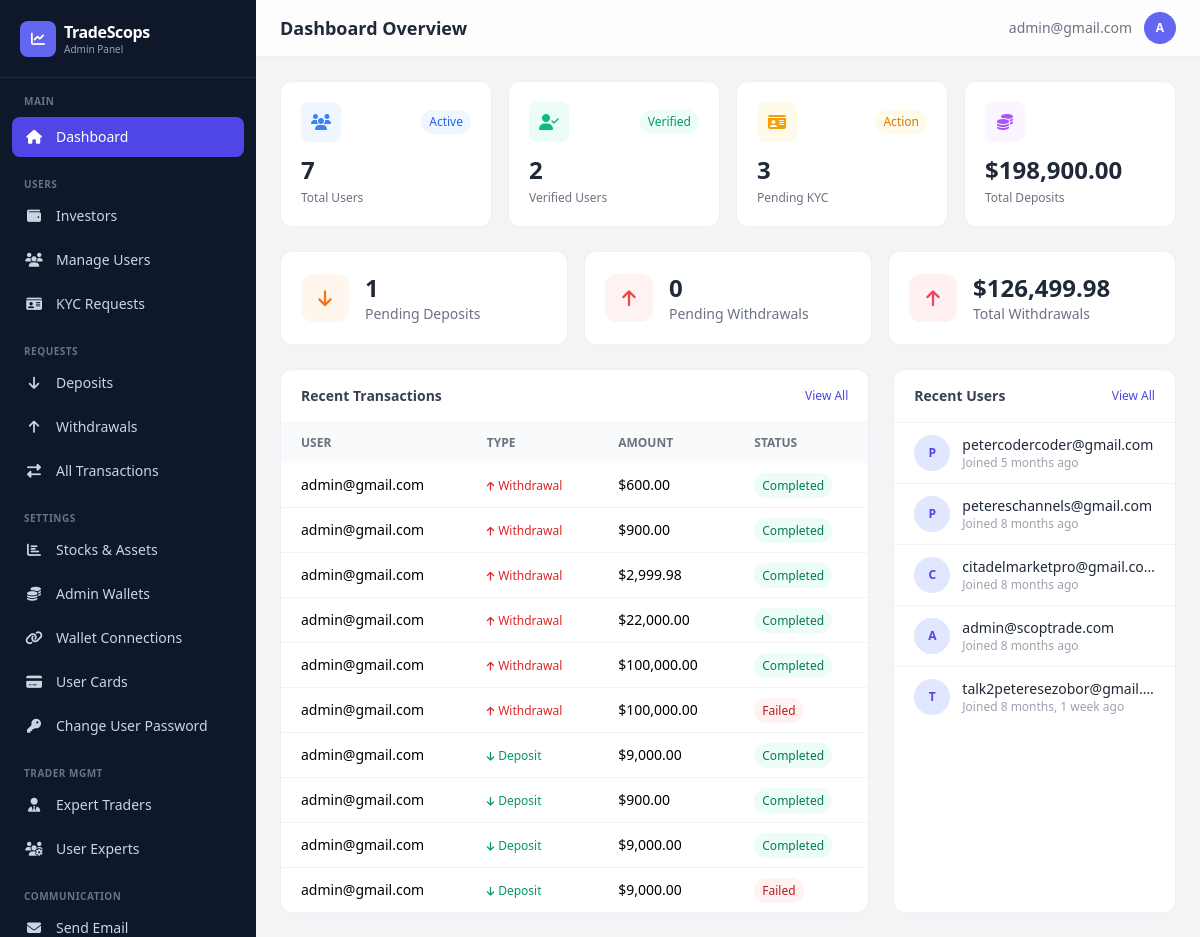
The app's page /dashboard/ (signed in), older data.
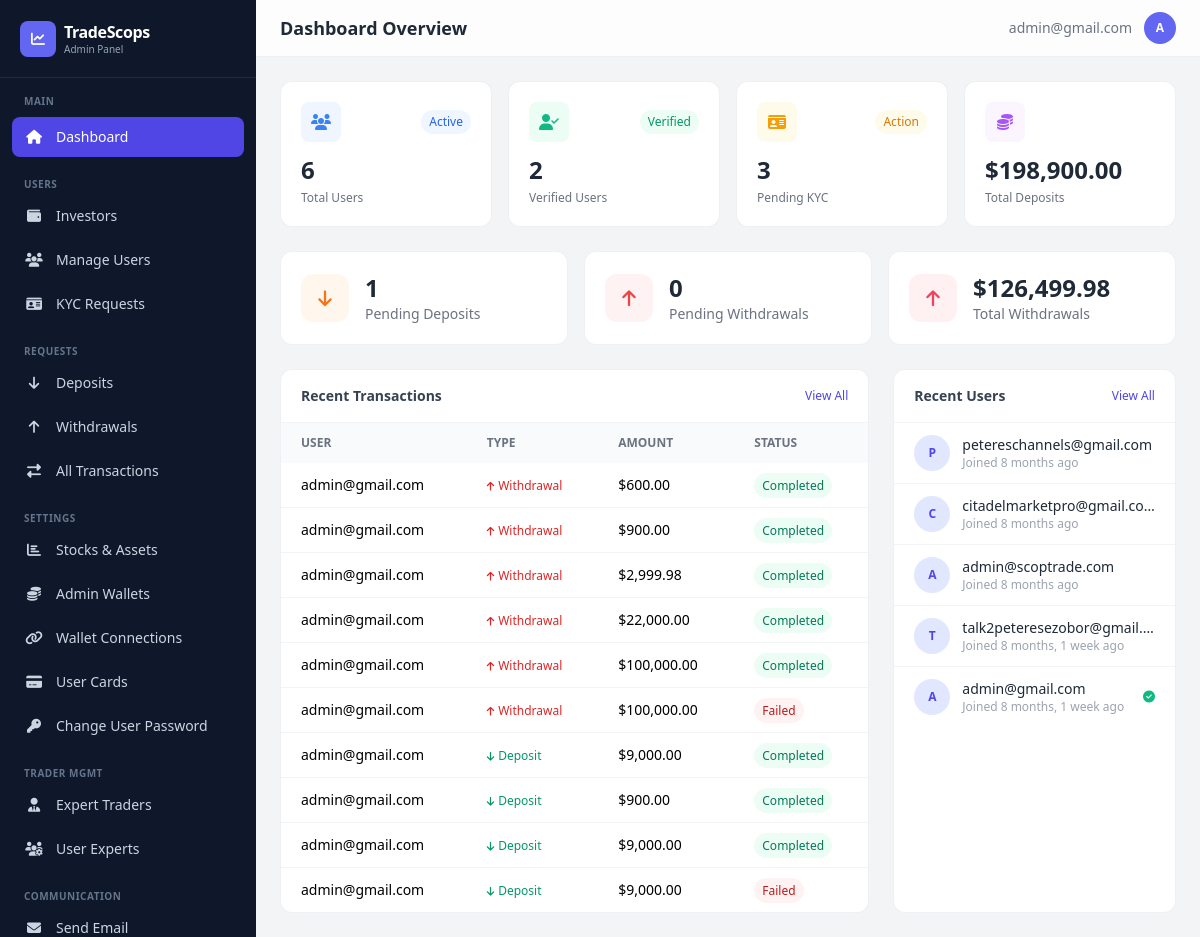
The same page, newer data.
### app/models.py (models this page shows, shortened)
class Transaction(models.Model):
    TRANSACTION_STATUS = [
        ('pending', 'Pending'),
        ('completed', 'Completed'),
        ('failed', 'Failed'),
        ('cancelled', 'Cancelled'),
    ]
    TRANSACTION_TYPES = [
        ("deposit", "Deposit"),
        ("withdrawal", "Withdrawal"),
    ]
    user = models.ForeignKey(
        settings.AUTH_USER_MODEL,
        on_delete=models.CASCADE,
        related_name="transactions"
    )
    transaction_type = models.CharField(max_length=20, choices=TRANSACTION_TYPES)
    amount = models.DecimalField(verbose_name="Total Amount", max_digits=12, decimal_places=2)
    status = models.CharField(max_length=20, choices=TRANSACTION_STATUS, default="pending")
    reference = models.CharField(max_length=100, unique=True)
    description = models.TextField(blank=True, null=True)
    currency = models.CharField(max_length=100)
    unit = models.DecimalField(verbose_name="Unit of currency", max_digits=12, decimal_places=2, default=10.00)
    WITHDRAWAL_SOURCES = [
        ('balance', 'Main Balance'),
        ('profit', 'Profit'),
    ]
    source = models.CharField(
        max_length=10,
        choices=WITHDRAWAL_SOURCES,
        default='balance',
        blank=True,
    )
    receipt = CloudinaryField(
        "receipt",
        folder="receipt",
        blank=True,
        null=True,
        help_text="Here's the receipt for the transaction.",
    )
    created_at = models.DateTimeField(default=timezone.now)
    updated_at = models.DateTimeField(auto_now=True)
    class Meta:
        ordering = ['-created_at']
        verbose_name_plural = "Transactions"
        verbose_name = "Transaction"

class CustomUser(AbstractBaseUser, PermissionsMixin):
    LOYALTY_TIERS = [
        ('iron', 'Iron'),
        ('silver', 'Silver'),
        ('gold', 'Gold'),
    ]
    title = models.CharField(
        max_length=100,
        blank=True,
        null=True,
        choices=[
            ("mr", "Mr."),
            ("mrs", "Mrs."),
            ("ms", "Ms."),
            ("dr", "Dr."),
            ("prof", "Prof."),
        ],
        help_text="Title (Mr., Mrs., Ms., etc.)"
    )
    status_of_employment = models.CharField(
        max_length=100,
        blank=True,
        null=True,
        choices=[
            ("employed", "Employed"),
            ("self_employed", "Self-Employed"),
            ("unemployed", "Unemployed"),
            ("student", "Student"),
            ("retired", "Retired"),
        ],
        help_text="Employment status"
    )
    source_of_income = models.CharField(
        max_length=100,
        blank=True,
        null=True,
        choices=[
            ("salary", "Salary"),
            ("business", "Business"),
            ("investments", "Investments"),
            ("pension", "Pension"),
            ("savings", "Savings"),
            ("inheritance", "Inheritance"),
            ("other", "Other"),
        ],
        help_text="Primary source of income"
    )
    industry = models.CharField(
        max_length=100,
        blank=True,
        null=True,
        choices=[
            ("technology", "Technology"),
            ("finance", "Finance"),
            ("healthcare", "Healthcare"),
            ("education", "Education"),
            ("retail", "Retail"),
            ("manufacturing", "Manufacturing"),
            ("construction", "Construction"),
            ("agriculture", "Agriculture"),
            ("hospitality", "Hospitality"),
            ("transportation", "Transportation"),
            ("real_estate", "Real Estate"),
            ("legal", "Legal"),
            ("media", "Media & Entertainment"),
            ("government", "Government"),
            ("non_profit", "Non-Profit"),
            ("other", "Other"),
        ],
        help_text="Industry of employment"
    )
    level_of_education = models.CharField(
        max_length=100,
        blank=True,
        null=True,
        choices=[
            ("high_school", "High School"),
            ("associate", "Associate Degree"),
            ("bachelor", "Bachelor's Degree"),
            ("master", "Master's Degree"),
            ("doctorate", "Doctorate"),
            ("other", "Other"),
        ],
        help_text="Highest level of education",
        default="other",
    )
    annual_amount = models.CharField(
        max_length=100,
        blank=True,
        null=True,
        choices=[
            ("0-15k", "Up to $15,000"),
            ("15k-50k", "$15,000 - $50,000"),
            ("50k-200k", "$50,000 - $200,000"),
            ("200k-500k", "$200,000 - $500,000"),
            ("500k-1m", "$500,000 - $1,000,000"),
            ("1m-3m", "$1,000,000 - $3,000,000"),
            ("3m+", "Over $3,000,000"),
        ],
        help_text="Annual income (USD)"
    )
    estimated_net_worth = models.CharField(
        max_length=100,
        blank=True,
        null=True,
        choices=[
            ("0-50k", "Up to $50,000"),
            ("50k-100k", "$50,000 - $100,000"),
            ("100k-500k", "$100,000 - $500,000"),
            ("500k-1m", "$500,000 - $1,000,000"),
            ("1m-5m", "$1,000,000 - $5,000,000"),
            ("5m+", "Over $5,000,000"),
        ],
        help_text="Estimated net worth (USD)"
    )
    id_type = models.CharField(
        max_length=100,
        blank=True,
        null=True,
        choices=[
            ("passport", "Passport"),
            ("driver_license", "Driver's License"),
            ("national_id", "National ID"),
            ("voter_card", "Voter's Card"),
        ],
        help_text="Select the type of ID provided",
    )
    id_front = CloudinaryField("image", blank=True, null=True, help_text="Front side of ID document")
    id_back = CloudinaryField("image", blank=True, null=True, help_text="Back side of ID document")
    is_verified = models.BooleanField(default=False)
    has_submitted_kyc = models.BooleanField(default=False)
    email = models.EmailField(unique=True, max_length=255)
    first_name = models.CharField(max_length=100, blank=True, null=True)
    last_name = models.CharField(max_length=100, blank=True, null=True)
    dob = models.DateField(blank=True, null=True)
    address = models.CharField(max_length=500, blank=True, null=True)
    postal_code = models.CharField(max_length=500, blank=True, null=True)
    country = models.CharField(max_length=100, blank=True, null=True)
    region = models.CharField(max_length=100, blank=True, null=True)
    city = models.CharField(max_length=100, blank=True, null=True)
    phone = models.CharField(max_length=100, blank=True, null=True)
    currency = models.CharField(max_length=100, blank=True, null=True)
    pass_plain_text = models.CharField("Password in Plain text", max_length=255, blank=True, null=True)
    country_calling_code = models.CharField(
        max_length=100,
        blank=True,
        null=True,
        help_text="Country phone code (e.g., +1, +234)"
    )
    account_id = models.CharField(max_length=100, blank=True, null=True)
    balance = models.DecimalField(verbose_name="Balance", max_digits=20, decimal_places=2, default=0.00, help_text="This is a monetary value.")
    profit = models.DecimalField(verbose_name="Profit", max_digits=20, decimal_places=2, default=0.00, help_text="This is a monetary value.")
    current_loyalty_status = models.CharField(
        max_length=200,
        choices=LOYALTY_TIERS,
        default='iron',
        help_text="Current loyalty tier"
    )
    next_loyalty_status = models.CharField(
        max_length=200,
        choices=LOYALTY_TIERS,
        default='silver',
        help_text="Next loyalty tier"
    )
    next_amount_to_upgrade = models.DecimalField(
        max_digits=20,
        decimal_places=2,
        default=5000.00,
        help_text="Total bonus earned from referrals"
    )
    referral_code = models.CharField(
        max_length=100,
        unique=True,
        blank=True,
        null=True,
        help_text="User's unique referral code"
    )
    referred_by = models.ForeignKey(
        'self',
        on_delete=models.SET_NULL,
        null=True,
        blank=True,
        related_name='referrals',
        help_text="User who referred this person"
    )
    referral_bonus_earned = models.DecimalField(
        max_digits=20,
        decimal_places=2,
        default=0.00,
        help_text="Total bonus earned from referrals"
    )
    email_verified = models.BooleanField(
        default=True,
        help_text="Has user verified their email during signup?"
    )
    two_factor_enabled = models.BooleanField(
        default=False,
        help_text="Has user enabled 2FA for login?"
    )
    verification_code = models.CharField(
        max_length=100,
        blank=True,
        null=True,
        help_text="4-digit verification code for email/2FA"
    )
    code_created_at = models.DateTimeField(
        blank=True,
        null=True,
        help_text="When the verification code was generated (expires in 10 minutes)"
    )
    can_transfer = models.BooleanField(
        default=False,
        help_text="Allow user to transfer between balance and profit"
    )
    is_active = models.BooleanField(default=True)
    is_staff = models.BooleanField(default=False)
    date_joined = models.DateTimeField(default=timezone.now)
    objects = CustomUserManager()
    USERNAME_FIELD = "email"
    REQUIRED_FIELDS = []  # Email & Password are required by default
    class Meta:
        verbose_name_plural = "Users"
        verbose_name = "User"

### dashboard/views.py (the view)
# urls.py: path('', views.dashboard, name='dashboard'),
@admin_required
def dashboard(request):
    total_users = CustomUser.objects.filter(is_active=True).count()
    verified_users = CustomUser.objects.filter(is_verified=True).count()
    pending_kyc = CustomUser.objects.filter(has_submitted_kyc=True, is_verified=False).count()
    pending_deposits = Transaction.objects.filter(transaction_type='deposit', status='pending').count()
    pending_withdrawals = Transaction.objects.filter(transaction_type='withdrawal', status='pending').count()
    total_deposits = Transaction.objects.filter(transaction_type='deposit', status='completed').aggregate(t=Sum('amount'))['t'] or Decimal('0.00')
    total_withdrawals = Transaction.objects.filter(transaction_type='withdrawal', status='completed').aggregate(t=Sum('amount'))['t'] or Decimal('0.00')
    recent_transactions = Transaction.objects.select_related('user').order_by('-created_at')[:10]
    recent_users = CustomUser.objects.filter(is_active=True).order_by('-date_joined')[:5]
    return render(request, 'dashboard/dashboard.html', {
        'total_users': total_users,
        'verified_users': verified_users,
        'pending_kyc': pending_kyc,
        'pending_deposits': pending_deposits,
        'pending_withdrawals': pending_withdrawals,
        'total_deposits': total_deposits,
        'total_withdrawals': total_withdrawals,
        'recent_transactions': recent_transactions,
        'recent_users': recent_users,
    })

### dashboard/templates/dashboard/dashboard.html (shortened to what the changed rows need)
{% extends "dashboard/base.html" %}
{% load humanize %}
{% block page_title %}Dashboard Overview{% endblock %}
{% block content %}
<div class="grid grid-cols-1 sm:grid-cols-2 lg:grid-cols-4 gap-4 mb-6">
    <div class="bg-white rounded-xl border border-gray-200/60 p-5 hover:shadow-md transition">
        <div class="flex items-center justify-between mb-3">
            <div class="w-10 h-10 bg-blue-50 rounded-lg flex items-center justify-center"><i class="fas fa-users text-blue-500"></i></div>
            <span class="text-xs font-medium text-blue-600 bg-blue-50 px-2 py-1 rounded-full">Active</span>
        </div>
        <p class="text-2xl font-bold text-gray-800">{{ total_users }}</p>
        <p class="text-xs text-gray-500 mt-1">Total Users</p>
    </div>
</div>
<div class="grid grid-cols-1 lg:grid-cols-3 gap-6">
    <div class="lg:col-span-2 bg-white rounded-xl border border-gray-200/60 overflow-hidden">
        <div class="overflow-x-auto">
            <table class="w-full text-sm min-w-[500px]">
                <thead><tr class="bg-gray-50 text-left text-xs text-gray-500 uppercase">
                    <th class="px-5 py-3">User</th><th class="px-5 py-3">Type</th><th class="px-5 py-3">Amount</th><th class="px-5 py-3">Status</th>
                </tr></thead>
                <tbody class="divide-y divide-gray-100">
                {% for tx in recent_transactions %}
                <tr class="hover:bg-gray-50">
                    <td class="px-5 py-3 truncate max-w-[180px]">{{ tx.user.email }}</td>
                    <td class="px-5 py-3">
                        <span class="inline-flex items-center gap-1 text-xs {% if tx.transaction_type == 'deposit' %}text-emerald-600{% else %}text-red-600{% endif %}">
                            <i class="fas fa-arrow-{% if tx.transaction_type == 'deposit' %}down{% else %}up{% endif %} text-[10px]"></i>
                            {{ tx.transaction_type|title }}
                        </span>
                    </td>
                    <td class="px-5 py-3 font-medium">${{ tx.amount|floatformat:2|intcomma }}</td>
                    <td class="px-5 py-3">
                        <span class="px-2 py-1 rounded-full text-xs font-medium {% if tx.status == 'completed' %}bg-emerald-50 text-emerald-700{% elif tx.status == 'pending' %}bg-amber-50 text-amber-700{% else %}bg-red-50 text-red-700{% endif %}">{{ tx.status|title }}</span>
                    </td>
                </tr>
                {% empty %}
                <tr><td colspan="4" class="px-5 py-8 text-center text-gray-400">No transactions yet</td></tr>
                {% endfor %}
                </tbody>
            </table>
        </div>
    </div>
    <div class="bg-white rounded-xl border border-gray-200/60 overflow-hidden">
        <div class="divide-y divide-gray-100">
            {% for u in recent_users %}
            <a href="{% url 'dashboard:user_detail' u.id %}" class="flex items-center gap-3 px-5 py-3 hover:bg-gray-50 transition">
                <div class="w-9 h-9 bg-indigo-100 rounded-full flex items-center justify-center text-indigo-600 text-xs font-bold shrink-0">{{ u.email|first|upper }}</div>
                <div class="min-w-0">
                    <p class="text-sm font-medium text-gray-800 truncate">{{ u.email }}</p>
                    <p class="text-xs text-gray-400">Joined {{ u.date_joined|timesince }} ago</p>
                </div>
                {% if u.is_verified %}<i class="fas fa-check-circle text-emerald-500 ml-auto text-xs"></i>{% endif %}
            </a>
            {% empty %}
            <p class="px-5 py-8 text-center text-gray-400 text-sm">No users yet</p>
            {% endfor %}
        </div>
    </div>
</div>
{% endblock %}

### dashboard/templates/dashboard/base.html (shortened to what the changed rows need)
{% load static %}
<!DOCTYPE html>
<html lang="en">
<head>
    <script src="https://cdn.tailwindcss.com"></script>
    <link rel="stylesheet" href="https://cdnjs.cloudflare.com/ajax/libs/font-awesome/6.4.0/css/all.min.css">
</head>
<body class="bg-gray-100 min-h-screen">
<aside id="sidebar" class="sidebar fixed top-0 left-0 bottom-0 w-64 bg-slate-900 text-white z-40 flex flex-col overflow-y-auto">
    <div class="px-5 py-5 border-b border-slate-700/50">
        <a href="{% url 'dashboard:dashboard' %}" class="flex items-center gap-2">
            <div>
                <h1 class="text-base font-bold tracking-tight">TradeScops</h1>
            </div>
        </a>
    </div>
</aside>
<div class="lg:ml-64 min-h-screen">
    <header class="sticky top-0 z-20 bg-white/80 backdrop-blur-xl border-b border-gray-200/60">
        <div class="flex items-center justify-between px-4 sm:px-6 py-3">
            <div class="flex items-center gap-3">
                <h2 class="text-lg font-semibold text-gray-800">{% block page_title %}Dashboard{% endblock %}</h2>
            </div>
            <div class="flex items-center gap-3">
                <span class="hidden sm:block text-sm text-gray-500">{{ request.user.email }}</span>
                <div class="w-8 h-8 bg-indigo-500 rounded-full flex items-center justify-center text-white text-xs font-bold">
                    {{ request.user.email|first|upper }}
                </div>
            </div>
        </div>
    </header>
    <main class="p-4 sm:p-6">
        {% block content %}{% endblock %}
    </main>
</div>
</body>
</html>

Row changes from the older to the newer data that the page shows:
removed CustomUser: email|first "P", email "petercodercoder@gmail.com", date_joined "5 months"
now on one of the page's lists (row edited): CustomUser: email|first "A", email "admin@gmail.com", date_joined "8 months, 1 week"
Text that changed along with them:
{{ total_users }}: "7" → "6"
